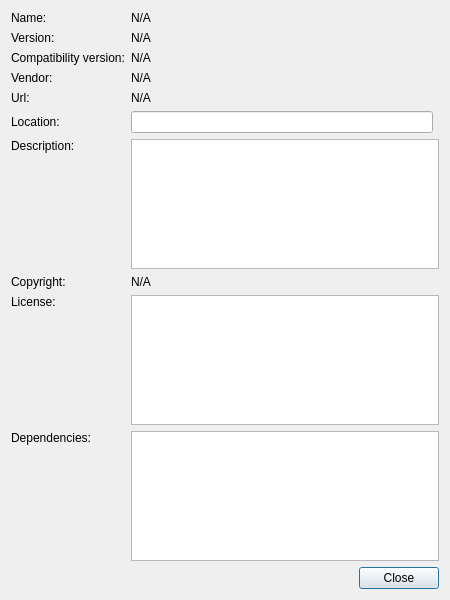
<?xml version="1.0" encoding="UTF-8"?>
<ui version="4.0">
 <class>FullPluginView</class>
 <widget class="QDialog" name="FullPluginView">
  <property name="geometry">
   <rect>
    <x>0</x>
    <y>0</y>
    <width>450</width>
    <height>600</height>
   </rect>
  </property>
  <property name="windowTitle">
   <string>Dialog</string>
  </property>
  <layout class="QGridLayout" name="gridLayout" columnstretch="0,0,0" columnminimumwidth="0,0,0">
   <item row="0" column="0">
    <widget class="QLabel" name="label_1">
     <property name="text">
      <string>Name:</string>
     </property>
    </widget>
   </item>
   <item row="0" column="1" colspan="2">
    <widget class="QLabel" name="label_Name">
     <property name="text">
      <string>N/A</string>
     </property>
    </widget>
   </item>
   <item row="1" column="0">
    <widget class="QLabel" name="label_2">
     <property name="text">
      <string>Version:</string>
     </property>
    </widget>
   </item>
   <item row="1" column="1" colspan="2">
    <widget class="QLabel" name="label_Version">
     <property name="text">
      <string>N/A</string>
     </property>
    </widget>
   </item>
   <item row="2" column="0">
    <widget class="QLabel" name="label_4">
     <property name="text">
      <string>Compatibility version:</string>
     </property>
    </widget>
   </item>
   <item row="2" column="1" colspan="2">
    <widget class="QLabel" name="label_CompatibilityVersion">
     <property name="text">
      <string>N/A</string>
     </property>
    </widget>
   </item>
   <item row="3" column="0">
    <widget class="QLabel" name="label_3">
     <property name="text">
      <string>Vendor:</string>
     </property>
    </widget>
   </item>
   <item row="3" column="1" colspan="2">
    <widget class="QLabel" name="label_Vendor">
     <property name="text">
      <string>N/A</string>
     </property>
    </widget>
   </item>
   <item row="4" column="0">
    <widget class="QLabel" name="label_6">
     <property name="text">
      <string>Url:</string>
     </property>
    </widget>
   </item>
   <item row="4" column="1" colspan="2">
    <widget class="QLabel" name="label_Url">
     <property name="text">
      <string>N/A</string>
     </property>
    </widget>
   </item>
   <item row="5" column="0">
    <widget class="QLabel" name="label_7">
     <property name="text">
      <string>Location:</string>
     </property>
    </widget>
   </item>
   <item row="7" column="0">
    <widget class="QLabel" name="label_5">
     <property name="text">
      <string>Description:</string>
     </property>
    </widget>
   </item>
   <item row="7" column="1" rowspan="2" colspan="2">
    <widget class="QTextBrowser" name="textBrowser_Description"/>
   </item>
   <item row="8" column="0">
    <spacer name="verticalSpacer_1">
     <property name="orientation">
      <enum>Qt::Vertical</enum>
     </property>
     <property name="sizeHint" stdset="0">
      <size>
       <width>20</width>
       <height>40</height>
      </size>
     </property>
    </spacer>
   </item>
   <item row="9" column="0">
    <widget class="QLabel" name="label_8">
     <property name="text">
      <string>Copyright:</string>
     </property>
    </widget>
   </item>
   <item row="9" column="1">
    <widget class="QLabel" name="label_Copyright">
     <property name="text">
      <string>N/A</string>
     </property>
    </widget>
   </item>
   <item row="10" column="0">
    <widget class="QLabel" name="label">
     <property name="text">
      <string>License:</string>
     </property>
    </widget>
   </item>
   <item row="10" column="1" rowspan="2" colspan="2">
    <widget class="QTextBrowser" name="textBrowser_License"/>
   </item>
   <item row="11" column="0">
    <spacer name="verticalSpacer_2">
     <property name="orientation">
      <enum>Qt::Vertical</enum>
     </property>
     <property name="sizeHint" stdset="0">
      <size>
       <width>20</width>
       <height>40</height>
      </size>
     </property>
    </spacer>
   </item>
   <item row="14" column="1" colspan="2">
    <widget class="QDialogButtonBox" name="buttonBox">
     <property name="orientation">
      <enum>Qt::Horizontal</enum>
     </property>
     <property name="standardButtons">
      <set>QDialogButtonBox::Close</set>
     </property>
    </widget>
   </item>
   <item row="12" column="1" rowspan="2" colspan="2">
    <widget class="QTextBrowser" name="textBrowser_Dependencies"/>
   </item>
   <item row="12" column="0">
    <widget class="QLabel" name="label_9">
     <property name="text">
      <string>Dependencies:</string>
     </property>
    </widget>
   </item>
   <item row="13" column="0">
    <spacer name="verticalSpacer_3">
     <property name="orientation">
      <enum>Qt::Vertical</enum>
     </property>
     <property name="sizeHint" stdset="0">
      <size>
       <width>20</width>
       <height>40</height>
      </size>
     </property>
    </spacer>
   </item>
   <item row="5" column="1">
    <widget class="QLineEdit" name="lineEdit_Location">
     <property name="readOnly">
      <bool>true</bool>
     </property>
    </widget>
   </item>
  </layout>
 </widget>
 <resources/>
 <connections>
  <connection>
   <sender>buttonBox</sender>
   <signal>accepted()</signal>
   <receiver>FullPluginView</receiver>
   <slot>accept()</slot>
   <hints>
    <hint type="sourcelabel">
     <x>248</x>
     <y>254</y>
    </hint>
    <hint type="destinationlabel">
     <x>157</x>
     <y>274</y>
    </hint>
   </hints>
  </connection>
  <connection>
   <sender>buttonBox</sender>
   <signal>rejected()</signal>
   <receiver>FullPluginView</receiver>
   <slot>reject()</slot>
   <hints>
    <hint type="sourcelabel">
     <x>316</x>
     <y>260</y>
    </hint>
    <hint type="destinationlabel">
     <x>286</x>
     <y>274</y>
    </hint>
   </hints>
  </connection>
 </connections>
</ui>
